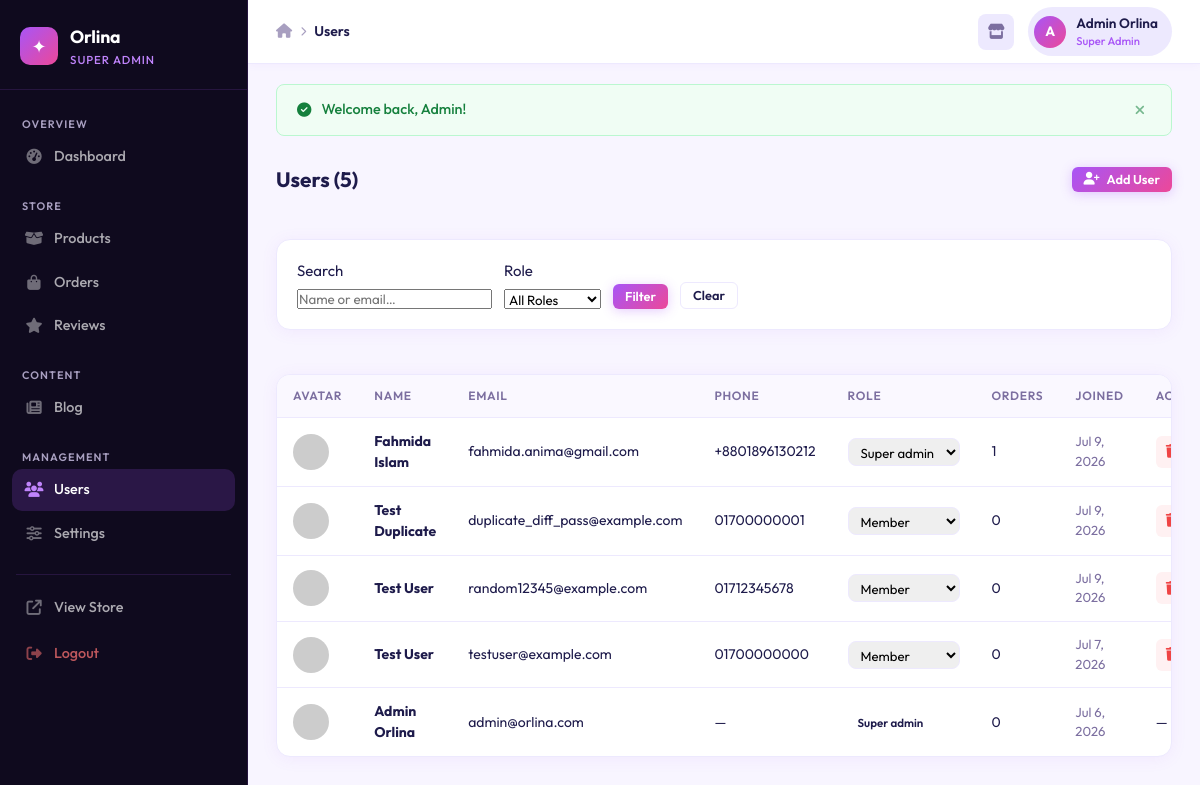
The page /admin/users.php (signed in) on the database its author committed.
### tables this page shows
CREATE TABLE `users` (
  `id` int(11) NOT NULL,
  `first_name` varchar(100) NOT NULL,
  `last_name` varchar(100) NOT NULL,
  `email` varchar(150) NOT NULL,
  `password` varchar(255) NOT NULL,
  `phone` varchar(20) DEFAULT NULL,
  `address` text DEFAULT NULL,
  `city` varchar(100) DEFAULT NULL,
  `avatar` varchar(255) DEFAULT NULL,
  `role` enum('member','admin','super_admin') DEFAULT 'member',
  `created_at` timestamp NOT NULL DEFAULT current_timestamp()
);

### includes/functions.php (called while the page is built, shortened)
<?php
require_once __DIR__ . '/db.php';
function url(string $path): string {
    return BASE_URL . '/' . ltrim($path, '/');
}
function isLoggedIn(): bool    { return !empty($_SESSION['user_id']); }
function isSuperAdmin(): bool  { return ($_SESSION['user_role'] ?? '') === 'super_admin'; }
function currentUser(): ?array {
    global $pdo;
    $stmt = $pdo->prepare("SELECT * FROM users WHERE id = ?");
    $stmt->execute([$_SESSION['user_id']]);
    return $stmt->fetch() ?: null;
}
function getCurrentUser(): ?array { return currentUser(); }
function h(string $str): string { return htmlspecialchars($str, ENT_QUOTES, 'UTF-8'); }
function sanitize(string $str): string { return trim(strip_tags($str)); }
function avatarUrl(?string $avatar, string $name): string {
    return 'https://ui-avatars.com/api/?name=' . urlencode($name) . '&background=ec4899&color=fff&size=80';
}

### admin/users.php (the view, shortened to what this page needs)
<?php
require_once __DIR__ . '/../includes/functions.php';
include __DIR__ . '/layout.php';
$search = sanitize($_GET['q']??'');
$page = max(1,(int)($_GET['page']??1));
$perPage = 20; $offset = ($page-1)*$perPage;
$where = []; $params = [];
$whereStr = $where ? 'WHERE '.implode(' AND ',$where) : '';
$total = $pdo->prepare("SELECT COUNT(*) FROM users u $whereStr"); $total->execute($params);
$totalCount = $total->fetchColumn();
$users = $pdo->prepare("SELECT u.*, (SELECT COUNT(*) FROM orders WHERE user_id=u.id) AS order_count FROM users u $whereStr ORDER BY u.created_at DESC LIMIT $perPage OFFSET $offset");
$users->execute($params);
$users = $users->fetchAll();
?>
<div style="display:flex;justify-content:space-between;align-items:center;margin-bottom:20px;flex-wrap:wrap;gap:12px;">
  <h2 style="font-size:1.3rem;">Users (<?= $totalCount ?>)</h2>
  <?php if (isSuperAdmin()): ?>
  <button class="btn btn-primary btn-sm" onclick="document.getElementById('add-user-modal').style.display='flex'">
    <i class="fas fa-user-plus"></i> Add User
  </button>
  <?php endif; ?>
</div>
<div class="admin-card" style="margin-bottom:20px;"><div class="admin-card-body padded">
  <form method="GET" style="display:flex;gap:12px;flex-wrap:wrap;align-items:end;">
    <div class="admin-form-group"><label>Search</label><input type="text" name="q" value="<?= h($search) ?>" placeholder="Name or email…"></div>
    <div class="admin-form-group"><label>Role</label><select name="role"><option value="">All Roles</option></select></div>
    <button type="submit" class="btn btn-primary btn-sm">Filter</button>
    <a href="<?= url('admin/users.php') ?>" class="btn btn-sm btn-outline">Clear</a>
  </form>
</div></div>
<div class="admin-card">
  <div class="admin-table-wrap">
  <table class="admin-table">
    <thead><tr><th>Avatar</th><th>Name</th><th>Email</th><th>Phone</th><th>Role</th><th>Orders</th><th>Joined</th><th>Actions</th></tr></thead>
    <tbody>
    <?php if ($users): foreach ($users as $u): ?>
    <tr>
      <td><img src="<?= avatarUrl($u['avatar']??null,$u['first_name'].' '.$u['last_name']) ?>" width="36" height="36" style="border-radius:50%;object-fit:cover;" alt=""></td>
      <td><strong><?= h($u['first_name'].' '.$u['last_name']) ?></strong></td>
      <td><?= h($u['email']) ?></td>
      <td><?= h($u['phone']??'—') ?></td>
      <td>
        <?php if (isSuperAdmin() && $u['id']!=$_SESSION['user_id']): ?>
        <form method="POST" style="display:inline;">
          <select name="role" onchange="this.form.submit()" style="padding:4px 8px;border:1px solid var(--border);border-radius:8px;font-size:0.82rem;outline:none;">
            <?php foreach (['member','admin','super_admin'] as $r): ?>
            <option value="<?= $r ?>" <?= $u['role']===$r?'selected':'' ?>><?= ucfirst(str_replace('_',' ',$r)) ?></option>
            <?php endforeach; ?>
          </select>
        </form>
        <?php else: ?>
        <span class="badge-pill <?= $u['role']==='super_admin'?'badge-purple':($u['role']==='admin'?'badge-info':'badge-gray') ?>"><?= ucfirst(str_replace('_',' ',$u['role'])) ?></span>
        <?php endif; ?>
      </td>
      <td><?= $u['order_count'] ?></td>
      <td style="font-size:0.82rem;color:var(--text2);"><?= date('M j, Y',strtotime($u['created_at'])) ?></td>
      <td>
        <?php if (isSuperAdmin() && $u['id']!=$_SESSION['user_id']): ?>
        <form method="POST" data-confirm="Delete user <?= h($u['email']) ?>? This cannot be undone.">
          <button type="submit" class="btn-icon btn-icon-delete"><i class="fas fa-trash"></i></button>
        </form>
        <?php else: ?>—<?php endif; ?>
      </td>
    </tr>
    <?php endforeach; else: ?>
    <tr><td colspan="8" style="text-align:center;padding:32px;color:var(--text2);">No users found.</td></tr>
    <?php endif; ?>
    </tbody>
  </table>
  </div>
</div>
<?php include __DIR__ . '/footer.php'; ?>

### admin/layout.php (shortened to what this page needs)
<?php
require_once __DIR__ . '/../includes/functions.php';
$currentUser = getCurrentUser();
?>
<!DOCTYPE html>
<html lang="en">
<head>
<link rel="stylesheet" href="<?= url('assets/css/google-fonts.css') ?>">
<link rel="stylesheet" href="<?= url('assets/css/all.min.css') ?>">
<link rel="stylesheet" href="admin.css?v=<?= filemtime(__DIR__.'/admin.css') ?>">
</head>
<body class="admin-body">
<div class="admin-wrapper">
  <aside class="admin-sidebar" id="admin-sidebar">
    <div class="admin-brand">
      <div class="admin-brand-icon">✦</div>
      <div>
        <div class="admin-brand-name">Orlina</div>
        <div class="admin-brand-sub">Super Admin</div>
      </div>
    </div>
    <nav class="admin-nav">
      <div class="admin-nav-group">
        <div class="admin-nav-label">Overview</div>
        <a href="<?= url('admin/index.php') ?>" class="admin-nav-link <?= ADMIN_PAGE==='Dashboard'?'active':'' ?>">
          <span class="nav-icon"><i class="fas fa-gauge-high"></i></span>
          <span>Dashboard</span>
        </a>
      </div>
      <div class="admin-nav-group">
        <div class="admin-nav-label">Store</div>
        <a href="<?= url('admin/products.php') ?>" class="admin-nav-link <?= ADMIN_PAGE==='Products'?'active':'' ?>">
          <span class="nav-icon"><i class="fas fa-box-open"></i></span>
          <span>Products</span>
        </a>
        <a href="<?= url('admin/orders.php') ?>" class="admin-nav-link <?= ADMIN_PAGE==='Orders'?'active':'' ?>">
          <span class="nav-icon"><i class="fas fa-shopping-bag"></i></span>
          <span>Orders</span>
        </a>
        <a href="<?= url('admin/reviews.php') ?>" class="admin-nav-link <?= ADMIN_PAGE==='Reviews'?'active':'' ?>">
          <span class="nav-icon"><i class="fas fa-star"></i></span>
          <span>Reviews</span>
        </a>
      </div>
      <div class="admin-nav-group">
        <div class="admin-nav-label">Content</div>
        <a href="<?= url('admin/blog.php') ?>" class="admin-nav-link <?= ADMIN_PAGE==='Blog'?'active':'' ?>">
          <span class="nav-icon"><i class="fas fa-newspaper"></i></span>
          <span>Blog</span>
        </a>
      </div>
      <div class="admin-nav-group">
        <div class="admin-nav-label">Management</div>
        <a href="<?= url('admin/users.php') ?>" class="admin-nav-link <?= ADMIN_PAGE==='Users'?'active':'' ?>">
          <span class="nav-icon"><i class="fas fa-users"></i></span>
          <span>Users</span>
        </a>
        <a href="<?= url('admin/settings.php') ?>" class="admin-nav-link <?= ADMIN_PAGE==='Settings'?'active':'' ?>">
          <span class="nav-icon"><i class="fas fa-sliders"></i></span>
          <span>Settings</span>
        </a>
      </div>
      <div class="admin-nav-divider"></div>
      <a href="<?= url('index.php') ?>" class="admin-nav-link" target="_blank">
        <span class="nav-icon"><i class="fas fa-arrow-up-right-from-square"></i></span>
        <span>View Store</span>
      </a>
      <a href="<?= url('pages/logout.php') ?>" class="admin-nav-link nav-logout">
        <span class="nav-icon"><i class="fas fa-right-from-bracket"></i></span>
        <span>Logout</span>
      </a>
    </nav>
  </aside>
  <div class="admin-main">
    <div class="admin-topbar">
      <div class="admin-topbar-left">
        <div class="admin-breadcrumb">
          <span class="breadcrumb-home"><i class="fas fa-house"></i></span>
          <i class="fas fa-chevron-right breadcrumb-sep"></i>
          <span class="breadcrumb-page"><?= h(ADMIN_PAGE) ?></span>
        </div>
      </div>
      <div class="admin-topbar-right">
        <a href="<?= url('index.php') ?>" class="topbar-store-link" target="_blank" title="View Store">
          <i class="fas fa-store"></i>
        </a>
        <div class="admin-user-pill">
          <div class="admin-user-avatar">
            <?= strtoupper(substr($currentUser['first_name'], 0, 1)) ?>
          </div>
          <div class="admin-user-info">
            <div class="admin-user-name"><?= h($currentUser['first_name'].' '.$currentUser['last_name']) ?></div>
            <div class="admin-user-role">Super Admin</div>
          </div>
        </div>
      </div>
    </div>
    <?php if (!empty($_SESSION['flash'])): ?>
    <div class="admin-flash admin-flash-<?= h($_SESSION['flash']['type']) ?>">
      <i class="fas fa-<?= $_SESSION['flash']['type']==='success' ? 'circle-check' : 'circle-exclamation' ?>"></i>
      <?= h($_SESSION['flash']['message']) ?>
      <button onclick="this.parentElement.remove()" class="flash-x"><i class="fas fa-times"></i></button>
    </div>
    <?php unset($_SESSION['flash']); endif; ?>
    <div class="admin-content">

### rows shown on the page
users: first_name "A", first_name+last_name "Admin Orlina", email "admin@orlina.com", phone "—", role "Super admin", order_count "0", created_at "Jul 6, 2026"
users: first_name+last_name "Fahmida Islam", email "fahmida.anima@gmail.com", phone "+8801896130212", role "Super admin", order_count "1", created_at "Jul 9, 2026"
users: first_name+last_name "Test Duplicate", email "duplicate_diff_pass@example.com", phone "01700000001", role "Member", order_count "0", created_at "Jul 9, 2026"
users: first_name+last_name "Test User", email "random12345@example.com", phone "01712345678", role "Member", order_count "0", created_at "Jul 9, 2026"
users: first_name+last_name "Test User", email "testuser@example.com", phone "01700000000", role "Member", order_count "0", created_at "Jul 7, 2026"

### other values the page prints
ADMIN_PAGE "Users"
$_SESSION['flash']['message'] "Welcome back, Admin!"
$totalCount "5"
